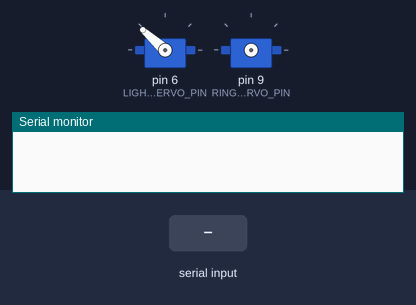
The sketch below on a simulated Arduino Uno, built with avr-gcc and run on an emulated ATmega328P. Shown: 2 × servo, the last lines printed to the serial monitor. Inputs (shaded band) come from the test bench.

Above: at 1.3 s.
1.4 s: byte 1 (1) received over Serial
At 1.9 s:
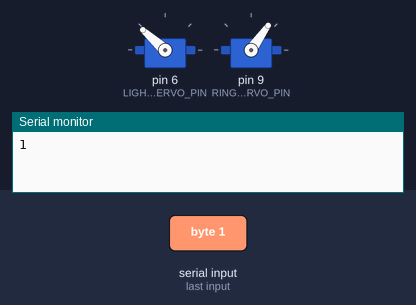
4.4 s: byte 0 (0) received over Serial
At 5.4 s:
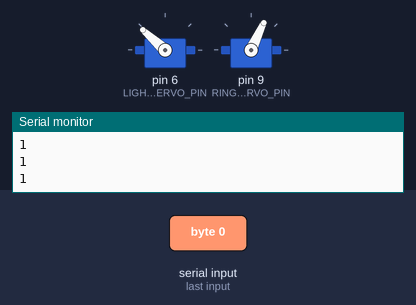
Timing chart, 0 to 7.4 s (numbered marks = the images above; inputs shaded):
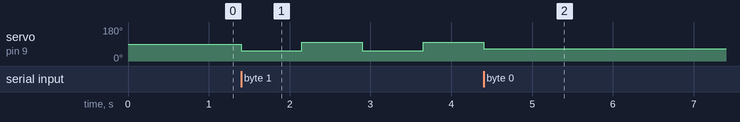

The sketch:

servocontrol.ino
```cpp
#include<Servo.h>
#define RING_SERVO_PIN 9
#define LIGHT1_SERVO_PIN 6
//#define FAN1_SERVO_PIN 10
//#define FAN2_SERVO_PIN 11

Servo ringServo;
Servo light1Servo;
//Servo fan1Servo;
//Servo fan2Servo;

int c = -1;
void setup() {
  // put your setup code here, to run once:
  Serial.begin(9600);
  light1Servo.attach(LIGHT1_SERVO_PIN);
//  fan1Servo.attach(FAN1_SERVO_PIN);
//  fan2Servo.attach(FAN2_SERVO_PIN);
  light1Servo.write(138);
  delay(100);
//  fan1Servo.attach(135);
//  delay(100);
//  ringServo.write(65);
//  delay(100);
}

void loop() {
  // put your main code here, to run repeatedly:
  c = Serial.read();
  if (c == 1) {
    while (c == 1) {
      ringServo.attach(RING_SERVO_PIN);
      Serial.println(c);
      if (Serial.read() == 0) {
        ringServo.write(65);
        delay(200);
        ringServo.detach();
        break;
      }
      ringServo.write(55);
      delay(750);
      ringServo.write(100);
      delay(750);
    }
  }
  else if(c == 011){
//    light1Servo.attach(LIGHT1_SERVO_PIN);
    light1Servo.write(110);
    delay(200);
    light1Servo.write(138);
    delay(200);
//    light1Servo.detach();
  }
  else if(c == 010){
//    light1Servo.attach(LIGHT1_SERVO_PIN);
    light1Servo.write(180);
    delay(200);
    light1Servo.write(138);
    delay(200);
//    light1Servo.detach();
  }
  else if(c == 111){
//    fan1Servo.write(180);
//    delay(50);
  }
  else if(c == 110){
//    fan1Servo.write(120);
//    delay(50);
  }
  else if(c == 121){

  }
  else{

  }
}
```

Measured:
- after the input at 1.4 s, servo on pin 9 (RING_SERVO_PIN): alternates 100° for 0.75 s and 55° for 0.75 s, starting at once
